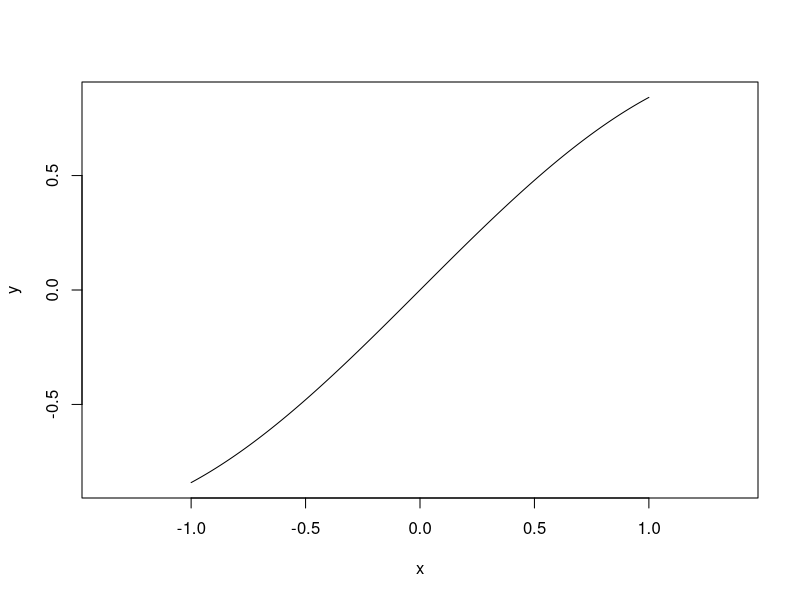
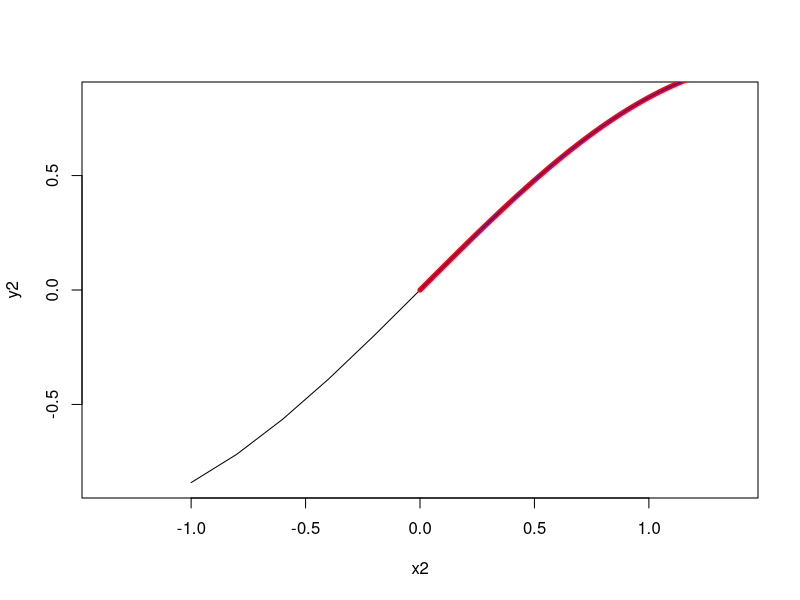

Generate these figures, in order, with R:

f = function(x){
  return(sin(x))
}

longitudCurva = function(a,b,n){
  suma = 0
  datos = seq(a,b,by=((b-a)/n)) 
  i = 1
  for(i in 1:(length(datos)-1)){
    deltaY = f(datos[i+1])-f(datos[i])
    deltaX = datos[i+1]-datos[i]
    
    calculo = sqrt(1+(deltaY/deltaX)^2)*deltaX
    suma = calculo + suma
  }
  return(c(suma,datos))
}
a = 0
b = 2*pi
n = 1000
m=10
l = longitudCurva(a,b,n)
print("la longitud de curva es ",l)

cat(l[1])
datos = l[2:length(l)]
graficar = function(datos,a,b,paso,raro){
  x = seq(a,b,by=((b-a)/n))
  y = f(x)
  x2 = seq(a,b,by=((b-a)/m))
  y2= f(x2)
 
  plot(x,y,type="l",asp=1)
  plot(x2,y2,type="l",asp=1)
  lines(datos,f(datos),col="red",lwd=5)
  lines(datos,f(datos),col="blue",lwd=1)
 
}

graficar(datos,1,-1,n,m)
fun<- function(x){
  return(sqrt(1+(cos(x))^2))
} 
#datos